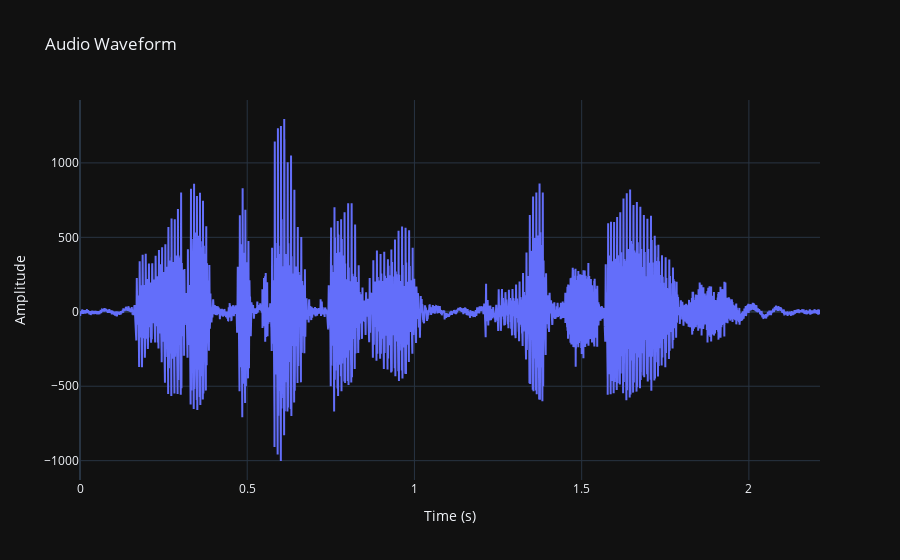

Here is the notebook cell this chart was saved with:
### Code cell
plot_audio(audio,audio_time)

### Figure 1 — Plotly figure (JSON) as saved in the notebook; plotly's stock layout.template omitted (floating-point values rounded to 4 significant figures; data arrays with more than 128 entries replaced by an {"elided": "..."} marker saying what was removed)
{"data": [{"mode": "lines", "x": {"elided": "48789 float values"}, "y": {"elided": "48789 float values"}, "type": "scatter"}], "layout": {"xaxis": {"anchor": "y", "domain": [0.0, 1.0], "title": {"text": "Time (s)"}}, "yaxis": {"anchor": "x", "domain": [0.0, 1.0], "title": {"text": "Amplitude"}}, "title": {"text": "Audio Waveform"}}}
